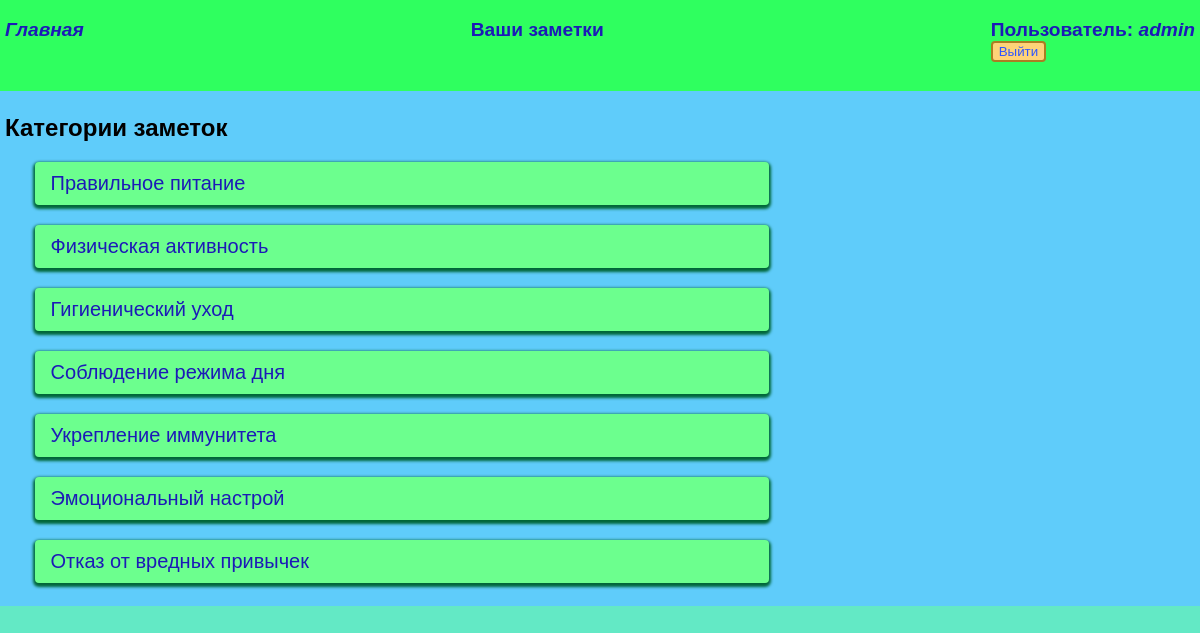
The page /notes/categories/ (signed in) on the database its author committed.
### notes/models.py (models this page shows, shortened)
class Category(models.Model):
    name = models.CharField(max_length=100, unique=True, verbose_name="Название")

### notes/views.py (the view)
# urls.py: path('categories/', views.category_list, name='category_list'),
@login_required
def category_list(request):
    categories = Category.objects.all()
    return render(request, 'notes/category_list.html', {'categories': categories})

### notes/templates/notes/category_list.html (shortened to what this page needs)
{% extends 'notes/base.html' %}
{% block content %}
<h2>Категории заметок</h2>
<ul class="notes">
    {% for category in categories %}
        <li class="element">
            <a href="{% url 'notes_by_category' category.id %}">{{ category.name }}</a>
        </li>
    {% endfor %}
</ul>
{% endblock %}

### notes/templates/notes/base.html (shortened to what this page needs)
<!DOCTYPE html>
{% load static %}
<html lang="ru">
<head>
    <link rel="stylesheet" href="{% static 'css/style.css' %}">
</head>
<body>
<div class="menu">
    <div class="wrap">
        <ul class="top">
            <li class="logo"><a href="{% url 'home' %}">Главная</a></li>
            {% if request.user.is_authenticated %}
            <li><a href="{% url 'note_list' %}">Ваши заметки</a></li>
            <div class="auth">
                <div class="user"><a class="profile" href="{% url 'profile' %}">Пользователь:
                    <i>{{ user.username }}</i></a></div>
                <form action="{% url 'user-logout' %}" method="post">
                    <button class="out">Выйти</button>
                </form>
            </div>
            {% else%}
            <li><a href="{% url 'user-signup' %}">Зарегистрироваться</a></li>
            <li><a href="{% url 'user-login' %}">Войти</a></li>
            {% endif %}
        </ul>
    </div>
</div>
<div class="content">
    <div class="wrap">
        {% block content %}
        {% endblock %}
    </div>
</div>
</body>
</html>

### notes/static/css/style.css (style rules this page uses)
body { padding: 0; margin: 0; background: #63e9c5; font-family: Arial, Helvetica, sans-serif; }
.menu { background: #2fff5f; box-shadow: 0 2px 12px 2px #04373bb5; }
.menu a { font-size: larger; font-weight: bolder; }
.wrap { max-width: 1200px; margin: 0 auto; padding: 3px 5px; box-sizing: border-box; }
a { color:#1c1ab7; text-decoration: none; }
.notes, .top { list-style: none; padding: 0; }
.menu ul { display: flex; justify-content: space-between; }
.logo { font-style: italic; color: brown; }
.user { color: #d91567; }
.in, .out, .save, .del { background: #ffd278; cursor: pointer; color: #2f55ff; border: #ab7d22 2px solid; border-radius: 4px; margin-bottom: 10px; }
.content { background-color: #5fccfa; }
.content .element { margin-left: 30px; padding: 10px; background: #6cff8e; box-shadow: 0 2px 3px 2px #006638; margin-bottom: 20px; font-size: 20px; border-radius: 4px; max-width: 60%; }

### rows shown on the page
Category: name "Правильное питание"
Category: name "Физическая активность"
Category: name "Гигиенический уход"
Category: name "Соблюдение режима дня"
Category: name "Укрепление иммунитета"
Category: name "Эмоциональный настрой"
Category: name "Отказ от вредных привычек"

### other values the page prints
{{ user.username }} "admin"
